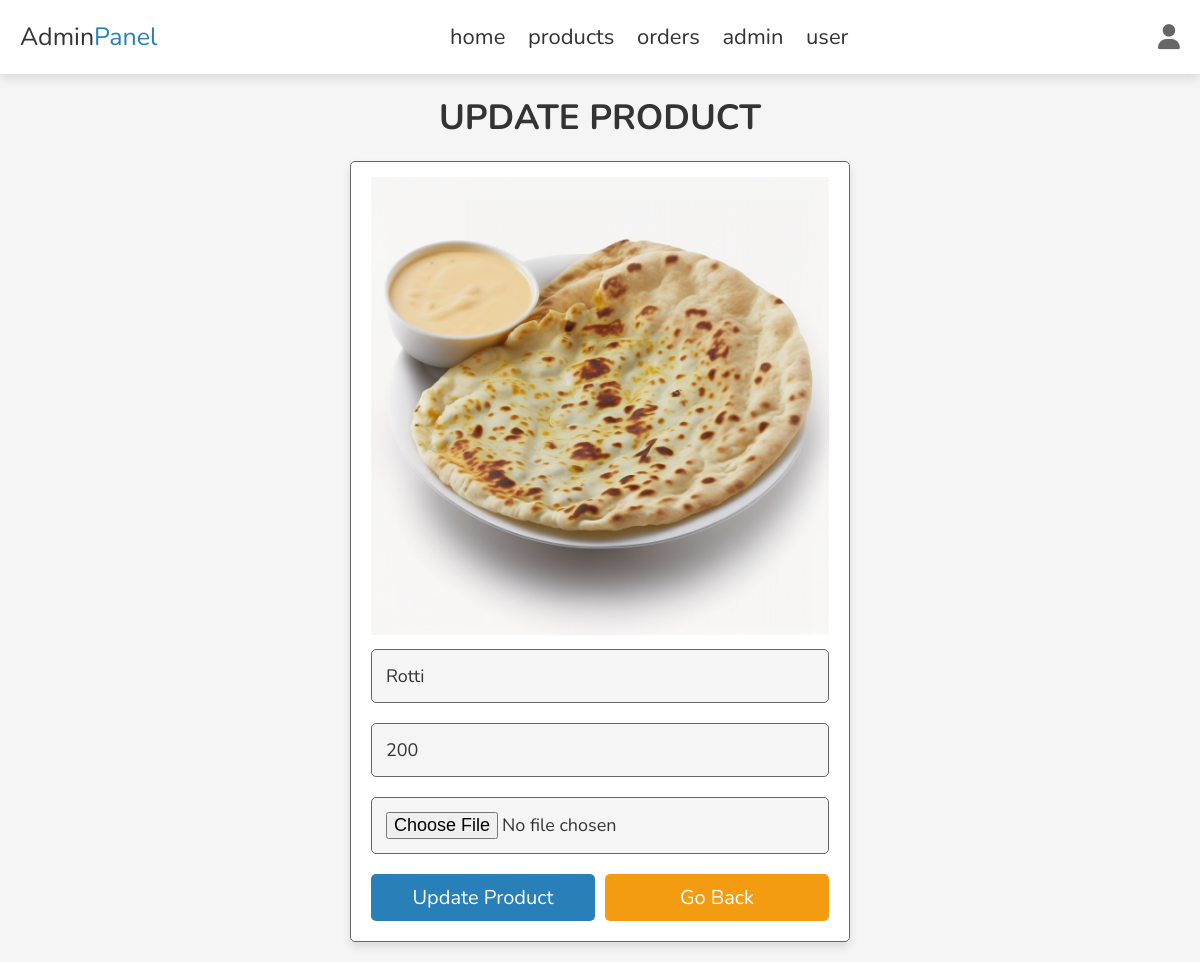
Page /admin_product_update.php?update=2 (signed in) on the committed database.
### tables this page shows
CREATE TABLE `products` (
  `id` int(100) NOT NULL,
  `name` varchar(100) NOT NULL,
  `price` int(10) NOT NULL,
  `image` varchar(100) NOT NULL
);

### admin_product_update.php (the view, shortened to what this page needs)
<?php
include 'config.php';
?>
<!DOCTYPE html>
<html lang="en">
<head>
   <link rel="stylesheet" href="https://cdnjs.cloudflare.com/ajax/libs/font-awesome/6.1.1/css/all.min.css">
   <link rel="stylesheet" href="css/admin_style.css">
</head>
<body>
<?php include 'admin_header.php' ?>
<section class="update-product">
   <h1 class="heading">update product</h1>
   <?php
      $update_id = $_GET['update'];
      $select_products = $conn->prepare("SELECT * FROM `products` WHERE id = ?");
      $select_products->execute([$update_id]);
      if($select_products->rowCount() > 0){
         while($fetch_products = $select_products->fetch(PDO::FETCH_ASSOC)){
   ?>
   <form action="" enctype="multipart/form-data" method="post">
      <img src="uploaded_img/<?= $fetch_products['image']; ?>" alt="">
      <input type="text" class="box" required maxlength="100" placeholder="enter product name" name="name" value="<?= $fetch_products['name']; ?>">
      <input type="number" min="0" class="box" required max="9999999999" placeholder="enter product price" onkeypress="if(this.value.length == 10) return false;" name="price" value="<?= $fetch_products['price']; ?>">
      <input type="file" name="image" accept="image/jpg, image/jpeg, image/png" class="box">
      <div class="flex-btn">
         <input type="submit" value="update product" class="btn" name="update_product">
         <a href="admin_products.php" class="option-btn">go back</a>
      </div>
   </form>
   <?php
         }
      }else{
         echo '<p class="empty">no product found!</p>';
      }
   ?>
</section>
</body>
</html>

### admin_style.css (style rules this page uses)
:root { --main-color:#2980b9; --red:#e74c3c; --orange:#f39c12; --black:#333; --white:#fff; --light-bg:#f5f5f5; --light-color:#666; --border:.1rem solid var(--light-color); --box-shadow:0 .5rem 1rem rgba(0,0,0,.1); }
* { font-family: 'Nunito', sans-serif; margin:0; padding:0; box-sizing: border-box; outline: none; border:none; text-decoration: none; transition: .2s linear; }
html { font-size: 62.5%; overflow-x: hidden; scroll-behavior: smooth; scroll-padding-top: 7rem; }
body { background: var(--light-bg); }
section { padding:2rem; margin:0 auto; max-width: 1200px; }
.heading { text-align: center; margin-bottom: 2rem; font-size: 3.5rem; color:var(--black); text-transform: uppercase; }
.delete-btn, .option-btn, .btn { display: block; width: 100%; margin-top: 1rem; border-radius: .5rem; padding:1rem 3rem; font-size: 2rem; color:var(--white); cursor: pointer; text-transform: capitalize; text-align: center; }
.btn { background-color: var(--main-color); }
.option-btn { background-color: var(--orange); }
.flex-btn { display: flex; gap:1rem; }
.update-product form { max-width: 50rem; margin:0 auto; background-color: var(--white); border-radius: .5rem; box-shadow: var(--box-shadow); padding:2rem; border:var(--border); padding-top: 1.5rem; }
.update-product form .box { width: 100%; padding:1.4rem; font-size: 1.8rem; color:var(--black); border-radius: .5rem; border:var(--border); background-color: var(--light-bg); margin:1rem 0; }
.update-product form img { width: 100%; }

### rows in the picture
products: image (picture), name "Rotti", price "200"
